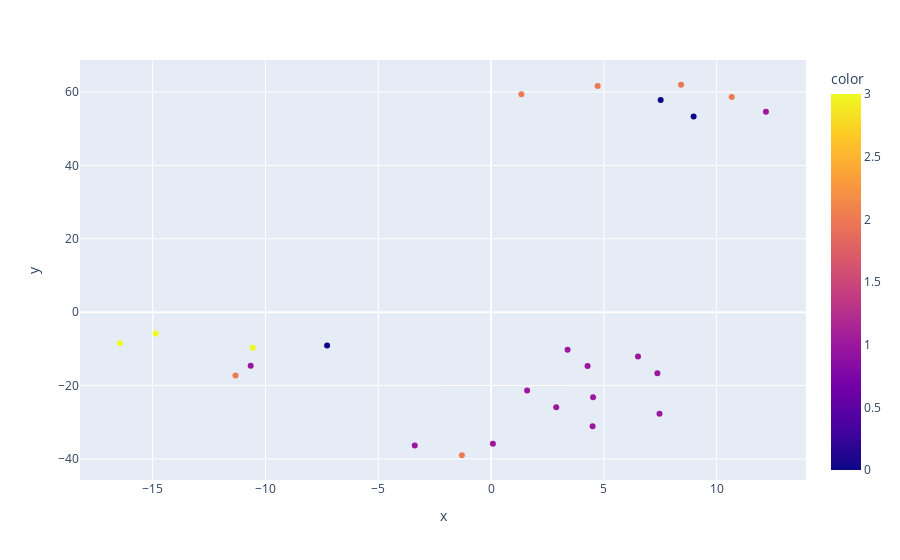

Notebook code for this chart:
### Code cell
fig = px.scatter(
    x=tsne_results[:,0],
    y=tsne_results[:,1],
    color=text_data["test"]["label"],
)
fig.show()

### Figure 1 — Plotly figure (JSON) as saved in the notebook; plotly's stock layout.template omitted (floating-point values rounded to 4 significant figures)
{"data": [{"hovertemplate": "x=%{x}<br>y=%{y}<br>color=%{marker.color}<extra></extra>", "legendgroup": "", "marker": {"color": [1, 1, 0, 1, 1, 1, 0, 1, 1, 2, 2, 1, 1, 3, 1, 2, 0, 1, 2, 2, 3, 1, 3, 2, 1], "coloraxis": "coloraxis", "symbol": "circle"}, "mode": "markers", "name": "", "orientation": "v", "showlegend": false, "type": "scatter", "x": [7.468, 12.19, 8.979, 4.278, 3.393, 6.514, -7.268, 7.374, 1.598, 4.727, 10.67, 4.502, 4.523, -14.87, -3.383, -1.293, 7.519, 0.08092, -11.33, 8.425, -10.57, 2.89, -16.45, 1.345, -10.66], "xaxis": "x", "y": [-27.68, 54.61, 53.31, -14.67, -10.24, -12.06, -9.062, -16.69, -21.39, 61.62, 58.61, -31.08, -23.19, -5.818, -36.35, -39.0, 57.85, -35.86, -17.24, 61.97, -9.736, -25.91, -8.495, 59.38, -14.61], "yaxis": "y"}], "layout": {"coloraxis": {"colorbar": {"title": {"text": "color"}}, "colorscale": [[0, "#0d0887"], [0.1111, "#46039f"], [0.2222, "#7201a8"], [0.3333, "#9c179e"], [0.4444, "#bd3786"], [0.5556, "#d8576b"], [0.6667, "#ed7953"], [0.7778, "#fb9f3a"], [0.8889, "#fdca26"], [1, "#f0f921"]]}, "legend": {"tracegroupgap": 0}, "margin": {"t": 60}, "xaxis": {"anchor": "y", "domain": [0, 1], "title": {"text": "x"}}, "yaxis": {"anchor": "x", "domain": [0, 1], "title": {"text": "y"}}}}
